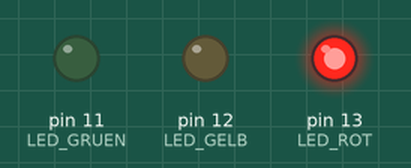
Recording of a program running on a simulated Arduino Uno, built with avr-gcc and run on an emulated ATmega328P. Shown: output pins drawn as LEDs (lit = HIGH).

Above: at 1.5 s.
At 3.5 s:
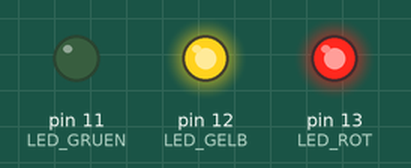
At 5.5 s:
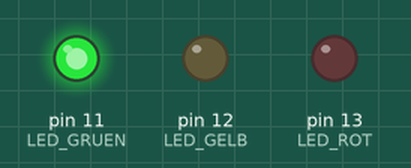
At 7.5 s:
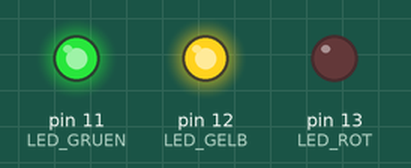
Timing chart, 0 to 10.4 s (numbered marks = the images above):
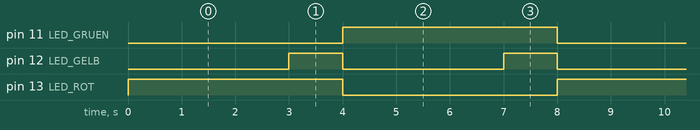

Measured:
- by itself, pin 11 (LED_GRUEN), pin 13 (LED_ROT): alternates HIGH for 4.0 s and LOW for 4.0 s
- by itself, pin 12 (LED_GELB): alternates HIGH for 1.0 s and LOW for 3.0 s
- by itself, everything shown: repeats every 8.0 s, in 4 steps

The program:

main.cpp
```cpp
#include <Arduino.h>

int LED_ROT = 13;
int LED_GELB = 12;
int LED_GRUEN = 11;

void setup() {
  pinMode(LED_ROT, OUTPUT);
  pinMode(LED_GELB, OUTPUT);
  pinMode(LED_GRUEN, OUTPUT);

  // Am Anfang ist die Ampel Rot
  digitalWrite(LED_ROT, HIGH);
  digitalWrite(LED_GELB, LOW);
  digitalWrite(LED_GRUEN, LOW);

  Serial.begin(9600);                 // Seriellen Monitor starten
}

void loop() {
  // Stop => Rot
  digitalWrite(LED_ROT, HIGH);
  digitalWrite(LED_GELB, LOW);
  digitalWrite(LED_GRUEN, LOW);
  delay(3000);

  // Achtung => Rot + Gelb
  digitalWrite(LED_GELB, HIGH);
  delay(1000);

  // Fahrt => Grün
  digitalWrite(LED_ROT, LOW);
  digitalWrite(LED_GELB, LOW);
  digitalWrite(LED_GRUEN, HIGH);
  delay(3000);

  // Bremsen => Gelb
  digitalWrite(LED_GELB, HIGH);
  delay(1000);
}
```
